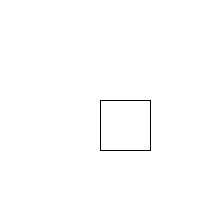
Frame 1 (no input)
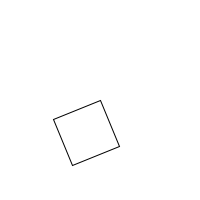
Frame 60 (the mouse pressed at the canvas centre just before this capture)
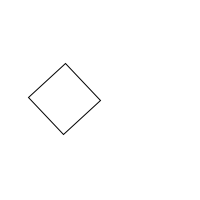
Frame 120 (the mouse held since frame 60 and released just before this capture)

The Processing sketch that drew these frames (run headless with seeded random() and noise(); from frame 60 on, the mouse is pressed at the canvas centre):

// Processing sketch: processing_167342
// ── processing_167342.pde

float r=0;

void setup(){
  //Setting up background size
  size(200,200); 
  //Setting up a white background
  background(255); 
 
}

void draw(){
  
//redraws the background so that shapes are not drawn ontop of old ones
background(255);

    translate(100,100); 
    rotate(r);
    //rectangle will spin around one corner
    rect(0,0,50,50);
resetMatrix();

r=r+0.02;




}
